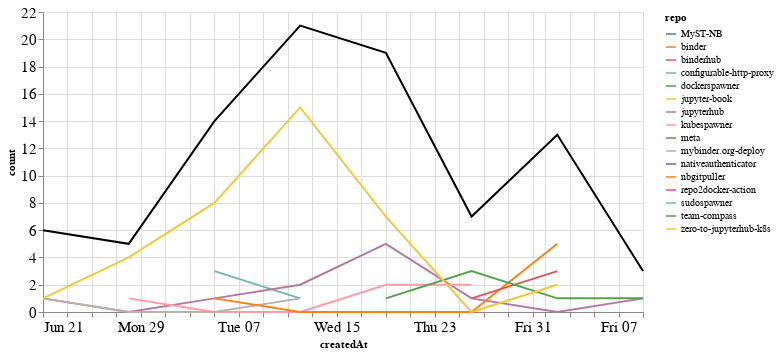

Notebook cell for this chart:
### Markdown cell above
## Comments

### Code cell
comments_time = comments.groupby('repo').resample('W', on='createdAt').count()['author'].reset_index()
comments_time = comments_time.rename(columns={'author': 'count'})
comments_time_total = comments_time.groupby('createdAt').agg({"count": "sum"}).reset_index()
ch1 = alt.Chart(comments_time, width=600).mark_line().encode(
    x='createdAt',
    y='count',
    color='repo',
    tooltip="repo"
)

ch2 = alt.Chart(comments_time_total, width=600).mark_line(color="black").encode(
    x='createdAt',
    y='count',
)

ch1 + ch2

### Figure 1 — Vega-Lite specification as saved in the notebook (floating-point values rounded to 4 significant figures)
{"config": {"axisLeft": {"labelFontSize": 15}, "axisBottom": {"labelFontSize": 15}}, "layer": [{"data": {"name": "data-050fec72d4ab78de6fcc1c9db8e1aeda"}, "mark": "line", "encoding": {"color": {"type": "nominal", "field": "repo"}, "tooltip": {"type": "nominal", "field": "repo"}, "x": {"type": "temporal", "field": "createdAt"}, "y": {"type": "quantitative", "field": "count"}}, "width": 600}, {"data": {"name": "data-e762fa9f9b1de81920b2e2a005ddb56c"}, "mark": {"type": "line", "color": "black"}, "encoding": {"x": {"type": "temporal", "field": "createdAt"}, "y": {"type": "quantitative", "field": "count"}}, "width": 600}], "$schema": "https://vega.github.io/schema/vega-lite/v4.8.1.json", "datasets": {"data-050fec72d4ab78de6fcc1c9db8e1aeda": [{"repo": "MyST-NB", "createdAt": "2020-08-02T00:00:00", "count": 2}, {"repo": "binder", "createdAt": "2020-07-19T00:00:00", "count": 2}, {"repo": "binderhub", "createdAt": "2020-08-09T00:00:00", "count": 1}, {"repo": "configurable-http-proxy", "createdAt": "2020-07-05T00:00:00", "count": 3}, {"repo": "configurable-http-proxy", "createdAt": "2020-07-12T00:00:00", "count": 1}, {"repo": "dockerspawner", "createdAt": "2020-07-05T00:00:00", "count": 1}, {"repo": "jupyter-book", "createdAt": "2020-07-12T00:00:00", "count": 1}, {"repo": "jupyterhub", "createdAt": "2020-06-21T00:00:00", "count": 1}, {"repo": "jupyterhub", "createdAt": "2020-06-28T00:00:00", "count": 0}, {"repo": "jupyterhub", "createdAt": "2020-07-05T00:00:00", "count": 1}, {"repo": "jupyterhub", "createdAt": "2020-07-12T00:00:00", "count": 2}, {"repo": "jupyterhub", "createdAt": "2020-07-19T00:00:00", "count": 5}, {"repo": "jupyterhub", "createdAt": "2020-07-26T00:00:00", "count": 1}, {"repo": "jupyterhub", "createdAt": "2020-08-02T00:00:00", "count": 0}, {"repo": "jupyterhub", "createdAt": "2020-08-09T00:00:00", "count": 1}, {"repo": "kubespawner", "createdAt": "2020-06-28T00:00:00", "count": 1}, {"repo": "kubespawner", "createdAt": "2020-07-05T00:00:00", "count": 0}, {"repo": "kubespawner", "createdAt": "2020-07-12T00:00:00", "count": 0}, {"repo": "kubespawner", "createdAt": "2020-07-19T00:00:00", "count": 2}, {"repo": "kubespawner", "createdAt": "2020-07-26T00:00:00", "count": 2}, {"repo": "meta", "createdAt": "2020-07-19T00:00:00", "count": 2}, {"repo": "mybinder.org-deploy", "createdAt": "2020-06-21T00:00:00", "count": 1}, {"repo": "mybinder.org-deploy", "createdAt": "2020-06-28T00:00:00", "count": 0}, {"repo": "mybinder.org-deploy", "createdAt": "2020-07-05T00:00:00", "count": 0}, {"repo": "mybinder.org-deploy", "createdAt": "2020-07-12T00:00:00", "count": 1}, {"repo": "nativeauthenticator", "createdAt": "2020-07-12T00:00:00", "count": 1}, {"repo": "nbgitpuller", "createdAt": "2020-07-05T00:00:00", "count": 1}, {"repo": "nbgitpuller", "createdAt": "2020-07-12T00:00:00", "count": 0}, {"repo": "nbgitpuller", "createdAt": "2020-07-19T00:00:00", "count": 0}, {"repo": "nbgitpuller", "createdAt": "2020-07-26T00:00:00", "count": 0}, {"repo": "nbgitpuller", "createdAt": "2020-08-02T00:00:00", "count": 5}, {"repo": "repo2docker-action", "createdAt": "2020-07-26T00:00:00", "count": 1}, {"repo": "repo2docker-action", "createdAt": "2020-08-02T00:00:00", "count": 3}, {"repo": "sudospawner", "createdAt": "2020-06-21T00:00:00", "count": 3}, {"repo": "team-compass", "createdAt": "2020-07-19T00:00:00", "count": 1}, {"repo": "team-compass", "createdAt": "2020-07-26T00:00:00", "count": 3}, {"repo": "team-compass", "createdAt": "2020-08-02T00:00:00", "count": 1}, {"repo": "team-compass", "createdAt": "2020-08-09T00:00:00", "count": 1}, {"repo": "zero-to-jupyterhub-k8s", "createdAt": "2020-06-21T00:00:00", "count": 1}, {"repo": "zero-to-jupyterhub-k8s", "createdAt": "2020-06-28T00:00:00", "count": 4}, {"repo": "zero-to-jupyterhub-k8s", "createdAt": "2020-07-05T00:00:00", "count": 8}, {"repo": "zero-to-jupyterhub-k8s", "createdAt": "2020-07-12T00:00:00", "count": 15}, {"repo": "zero-to-jupyterhub-k8s", "createdAt": "2020-07-19T00:00:00", "count": 7}, {"repo": "zero-to-jupyterhub-k8s", "createdAt": "2020-07-26T00:00:00", "count": 0}, {"repo": "zero-to-jupyterhub-k8s", "createdAt": "2020-08-02T00:00:00", "count": 2}], "data-e762fa9f9b1de81920b2e2a005ddb56c": [{"createdAt": "2020-06-21T00:00:00", "count": 6}, {"createdAt": "2020-06-28T00:00:00", "count": 5}, {"createdAt": "2020-07-05T00:00:00", "count": 14}, {"createdAt": "2020-07-12T00:00:00", "count": 21}, {"createdAt": "2020-07-19T00:00:00", "count": 19}, {"createdAt": "2020-07-26T00:00:00", "count": 7}, {"createdAt": "2020-08-02T00:00:00", "count": 13}, {"createdAt": "2020-08-09T00:00:00", "count": 3}]}}
